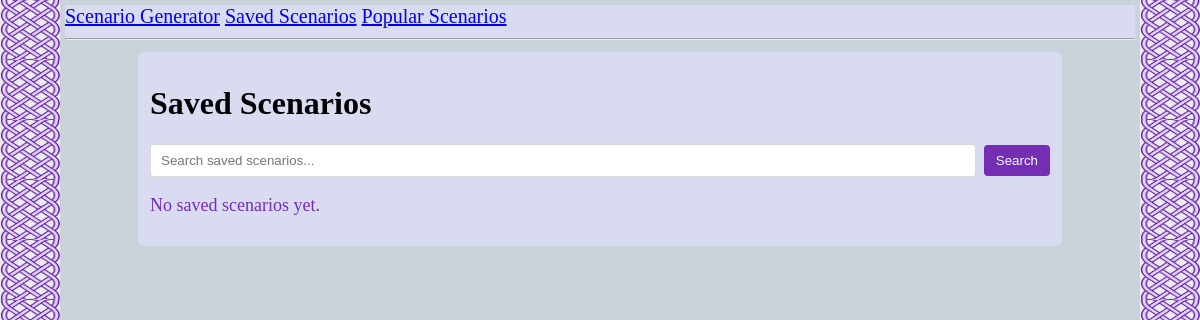
Before: /savedScenarios/ with the older database file.
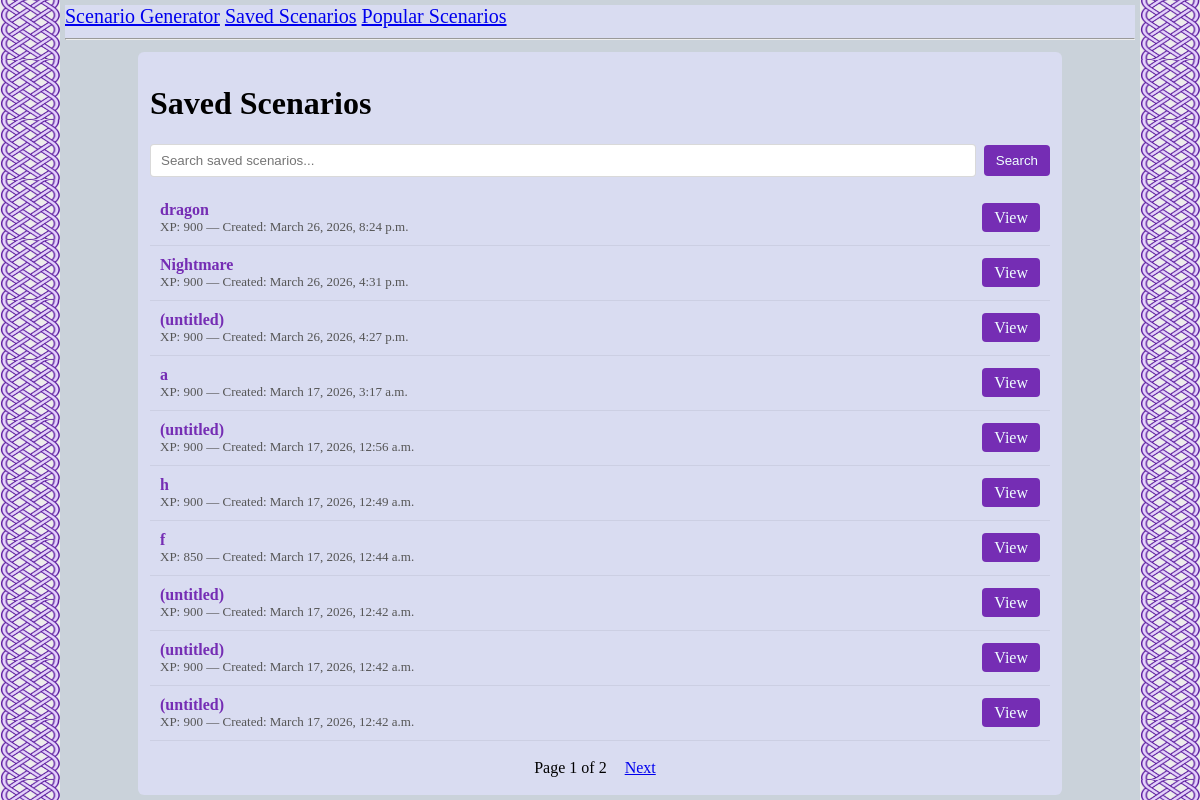
After: the same page with the newer database file.
### dndApp/models.py (models this page shows)
class Scenario(models.Model):
    name = models.CharField(max_length=200, blank=True)
    CR = models.CharField(max_length=50, blank=True)
    XP = models.IntegerField(null=True, blank=True)
    Monsters = models.ManyToManyField(Monster, blank=True)
    data = models.JSONField(null=True, blank=True)
    created_at = models.DateTimeField(auto_now_add=True)

### dndApp/views.py (the view)
# urls.py: path("savedScenarios/", views.savedScenarios, name="savedScenarios"),
def savedScenarios(request):
    query = (request.GET.get('q') or '').strip()
    all_scenarios = Scenario.objects.order_by('-created_at')
    if query:
        filters = Q(name__icontains=query)
        if query.isdigit():
            filters = filters | Q(id=int(query))
        all_scenarios = all_scenarios.filter(filters)
    paginator = Paginator(all_scenarios, 10)  # 10 per page
    page = request.GET.get('page', 1)
    try:
        scenarios = paginator.page(page)
    except PageNotAnInteger:
        scenarios = paginator.page(1)
    except EmptyPage:
        scenarios = paginator.page(paginator.num_pages)
    return render(
        request,
        'savedScenarios.html',
        {
            'scenarios': scenarios,
            'paginator': paginator,
            'q': query,
        },
    )

### dndApp/templates/savedScenarios.html (shortened to what this page needs)
{% load static %}
<!DOCTYPE html>
<html lang="en">
  <head>
    <link rel="stylesheet" href="{% static 'css/scenGen_css.css' %}" />
  </head>
  <body>
    <div class="content-wrapper">
      <div id="navHeader">
        <a href="{% url 'scenGen' %}">Scenario Generator</a>
        <a href="{% url 'savedScenarios' %}">Saved Scenarios</a>
        <a href="{% url 'popularScenarios' %}">Popular Scenarios</a>
        <hr>
      </div>
      <main style="width:100%;max-width:900px;margin:12px auto;padding:12px;background: rgb(217, 220, 241);border-radius:6px;">
        <h1>Saved Scenarios</h1>
        <form method="get" action="" style="margin:10px 0 14px;display:flex;gap:8px;align-items:center;">
          <input
            type="search"
            name="q"
            value="{{ q|default:'' }}"
            placeholder="Search saved scenarios..."
            aria-label="Search saved scenarios"
            style="flex:1;min-width:180px;padding:8px 10px;border-radius:4px;border:1px solid rgba(0,0,0,0.15);"
          />
          <button type="submit" class="button" style="background-color:rgb(117,45,180);color:azure;padding:8px 12px;border-radius:4px;border:none;cursor:pointer;">Search</button>
        </form>
        {% if scenarios and scenarios.object_list %}
          <div class="scenario-list">
            {% for s in scenarios.object_list %}
              <div class="scenario-item" style="padding:10px;border-bottom:1px solid rgba(0,0,0,0.06);display:flex;justify-content:space-between;align-items:center;">
                <div>
                  <div style="font-weight:600;color:rgb(117,45,180);">{{ s.name|default:'(untitled)' }}</div>
                  <div style="font-size:13px;color:#555;">XP: {{ s.XP|default:'N/A' }} — Created: {{ s.created_at }}</div>
                </div>
                <div>
                  <a class="button" href="{% url 'savedScenarioDetail' s.id %}" style="background-color:rgb(117,45,180);color:azure;padding:6px 12px;border-radius:4px;text-decoration:none;">View</a>
                </div>
              </div>
            {% endfor %}
          </div>
          <nav class="pagination" aria-label="Saved scenarios pagination" style="margin-top:12px;display:flex;gap:8px;align-items:center;justify-content:center;">
            <span>Page {{ scenarios.number }} of {{ scenarios.paginator.num_pages }}</span>
            {% if scenarios.has_next %}
              <a href="?page={{ scenarios.next_page_number }}{% if q %}&q={{ q|urlencode }}{% endif %}" class="button" style="padding:6px 10px;border-radius:4px;">Next</a>
            {% endif %}
          </nav>
        {% else %}
          {% if q %}
            <p>No saved scenarios match "{{ q }}".</p>
          {% else %}
            <p>No saved scenarios yet.</p>
          {% endif %}
        {% endif %}
      </main>
    </div>
  </body>
</html>

### dndApp/static/css/scenGen_css.css (style rules this page uses)
html, body { height: 100%; margin: 0; }
body { --frame-size: 5vw; box-sizing: border-box; display: flex; flex-direction: column; padding: 0 var(--frame-size); background-color: rgb(202, 210, 218); background-image: url('../images/dndAppBorderImage.png'), url('../images/dndAppBorderImage.png'); background-repeat: repeat-y, repeat-y; background-position: left top, right top; background-size: var(--frame-size) var(--frame-size), var(--frame-size) var(--frame-size); }
.content-wrapper { flex: 1; min-height: 0; box-sizing: border-box; background-color: rgb(202, 210, 218); padding: 5px; width: 100%; }
button { background-color:rgb(117, 45, 180); border-radius: 5px; color:azure; background-color:rgb(117, 45, 180); border-radius: 5px; color:azure; }
#navHeader { background-color: rgb(217, 220, 241); color: rgb(117, 45, 180); font-size: 20px; font-family: Georgia, 'Times New Roman', Times, serif; }

Changed rows visible on the page:
added Scenario: name "dragon", XP "900", created_at "March 26, 2026, 8:24 p.m."
added Scenario: name "Nightmare", XP "900", created_at "March 26, 2026, 4:31 p.m."
added Scenario: name "(untitled)", XP "900", created_at "March 26, 2026, 4:27 p.m."
added Scenario: name "a", XP "900", created_at "March 17, 2026, 3:17 a.m."
added Scenario: name "(untitled)", XP "900", created_at "March 17, 2026, 12:56 a.m."
added Scenario: name "h", XP "900", created_at "March 17, 2026, 12:49 a.m."
added Scenario: name "f", XP "850", created_at "March 17, 2026, 12:44 a.m."
added Scenario: name "(untitled)", XP "900", created_at "March 17, 2026, 12:42 a.m."
added Scenario: name "(untitled)", XP "900", created_at "March 17, 2026, 12:42 a.m."
added Scenario: name "(untitled)", XP "900", created_at "March 17, 2026, 12:42 a.m."
Other visible differences:
{{ scenarios.number }}: (not shown) → "1"
{{ scenarios.paginator.num_pages }}: (not shown) → "2"
text no longer shown: "No saved scenarios yet."
text now shown: "Page of Next"
